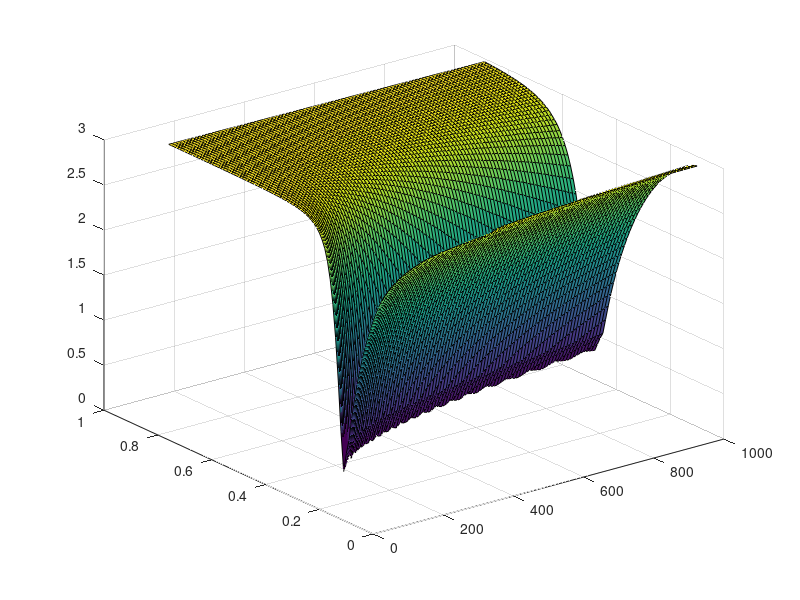
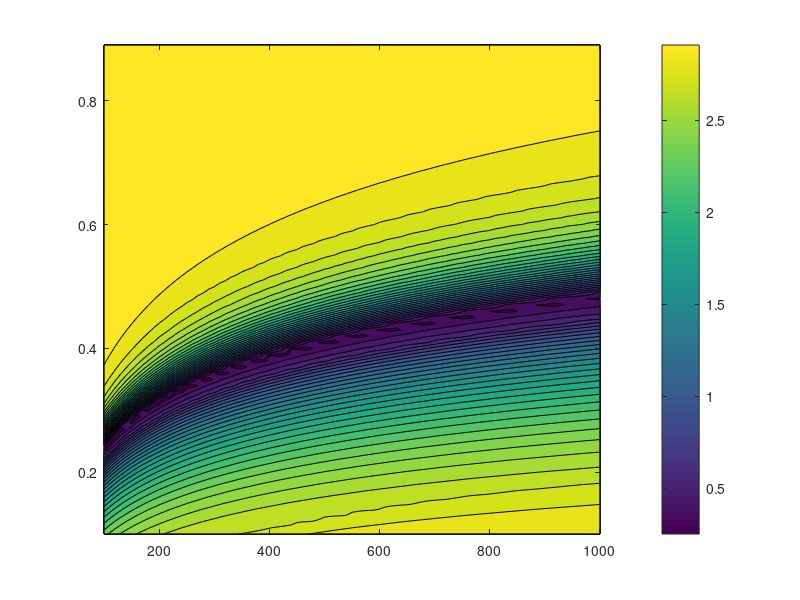

Reproduce these figures in MATLAB, in order.
MapF = csvread('mapF.csv');
MapF = MapF(:, 2:end);
%MapK = csvread('mapkM.csv');
min(min(MapF))
[K, M]=meshgrid(100:10:1000,0.1:0.01:0.89);
figure
surf(K, M, MapF())
figure
contourf(K, M, MapF, 30)
colorbar;
title('');
xlabel('');
ylabel('');